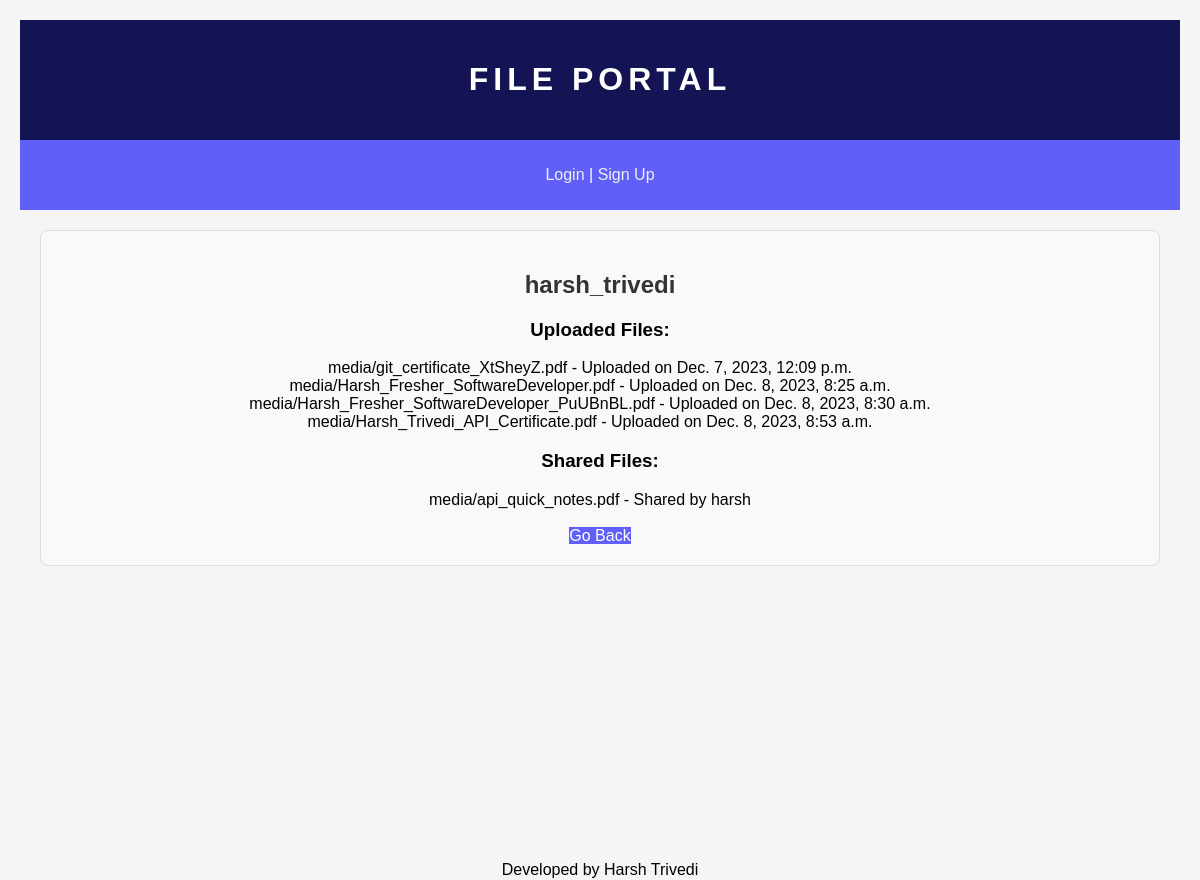
The page /profiles/harsh_trivedi/ on the database its author committed.
### fileapp/models.py (models this page shows, shortened)
class UploadedFile(models.Model):
    user=models.ForeignKey(User,on_delete=models.CASCADE)
    file=models.FileField(upload_to='media/')
    upload_date=models.DateTimeField(auto_now_add=True)
    shared_with=models.ManyToManyField(User,related_name='shared_files')
    shared=models.BooleanField(default=False)

### profileapp/views.py (the view)
# urls.py: path('<str:username>/', views.userprofileview, name='user_profile'),
def userprofileview(request, username):
    user = get_object_or_404(User, username=username)
    uploaded_files = UploadedFile.objects.filter(user=user)
    shared_files=user.shared_files.all()
    context = {
        'user_profile': user,
        'uploaded_files': uploaded_files,
        'shared_files':shared_files,
    }
    return render(request, 'profileapp/userprofile.html', context)

### templates/profileapp/userprofile.html
{% extends 'fileapp/base.html' %}
{% load static %}
{% block body_block %}
  <link rel="stylesheet" href="{% static 'profileapp/css/profilestyle.css' %}">
  <div class="userprofile">
    <h2>{{ user_profile.username }}</h2>
    <h3>Uploaded Files:</h3>
    {% if uploaded_files %}
      <ul>
        {% for file in uploaded_files %}
          <li>{{ file.file.name }} - Uploaded on {{ file.upload_date }}</li><br>
        {% endfor %}
      </ul>
    {% else %}
      <p>No files uploaded yet.</p>
    {% endif %}
    <h3>Shared Files:</h3>
    {%if shared_files%}
    <ul>
      {%for file in shared_files%}
      <li>{{file.file.name}} - Shared by {{file.user.username}}</li><br>
      {%endfor%}
    </ul>
    {%else%}
    <p>No shared files yet..</p>
    {%endif%}
    <br>
    <a href="{%url 'user_search'%}">Go Back</a>
  </div>
{% endblock %}

### templates/fileapp/base.html (shortened to what this page needs)
<!DOCTYPE html>
{% load static %}
<html lang="en">
<head>
    <link rel="stylesheet" href="{% static 'fileapp/css/basestyle.css' %}">
</head>
<body>
    <div class="container">
        <div class="header">
            <h1>FILE PORTAL</h1>
        </div>
        <div class="nav">
            {% if user.is_authenticated %}
                <p>Welcome, {{ user.username }}! <a href="{% url 'logout' %}">Logout</a></p>
                <nav>
                    <ul>
                        <li><a href="{% url 'upload' %}">File Upload</a></li>
                        <li><a href="{% url 'filelist' %}">File List</a></li>
                        <li><a href="{% url 'user_search' %}">User Search</a></li>
                    </ul>
                </nav>
            {% else %}
                <p><a href="{% url 'login' %}">Login</a> | <a href="{% url 'register' %}">Sign Up</a></p>
            {% endif %}
        </div>
        <div class="bodyclass">
            {% block body_block %}{% endblock %}
        </div>
    </div>
    <footer>Developed by Harsh Trivedi</footer>
</body>
</html>

### static/fileapp/css/basestyle.css (style rules this page uses)
body { font-family: 'Arial', sans-serif; margin: 0; padding: 0; background-color: #f5f5f5; }
.container .header { background-color: rgb(20, 20, 85); color: #ecf0f1; padding:20px; text-align: center; }
.container .nav { background-color: rgb(96, 96, 248); padding:10px; color:white; text-align: center; }
.container { margin: 0 auto; padding: 20px; }
h1 { color:white; text-align: center; font-weight: bold; letter-spacing: 5px; }
.nav p { color:white; text-align: center; }
ul { list-style-type: none; padding: 0; margin: 0; }
li { display: inline-block; margin-right: 20px; }
a { text-decoration: none; color: #ecf0f1; transition: border-bottom 0.3s ease; }
footer { position: absolute; bottom: 0; width: 100%; height: 40px; color:black; text-align: center; line-height: 60px; }

### static/profileapp/css/profilestyle.css (style rules this page uses)
.userprofile { text-align: center; padding: 20px; margin: 20px; border: 1px solid #ddd; border-radius: 8px; background-color: #f9f9f9; }
.userprofile h2 { color: #333; }
.userprofile a { text-decoration: none; color: white; background-color: rgb(96, 96, 248); transition: border-bottom 0.5s ease; }

### rows shown on the page
UploadedFile: file.name "media/git_certificate_XtSheyZ.pdf", upload_date "Dec. 7, 2023, 12:09 p.m."
UploadedFile: file.name "media/Harsh_Fresher_SoftwareDeveloper.pdf", upload_date "Dec. 8, 2023, 8:25 a.m."
UploadedFile: file.name "media/Harsh_Fresher_SoftwareDeveloper_PuUBnBL.pdf", upload_date "Dec. 8, 2023, 8:30 a.m."
UploadedFile: file.name "media/Harsh_Trivedi_API_Certificate.pdf", upload_date "Dec. 8, 2023, 8:53 a.m."
UploadedFile: file.name "media/api_quick_notes.pdf", user.username "harsh"

### other values the page prints
{{ user_profile.username }} "harsh_trivedi"
